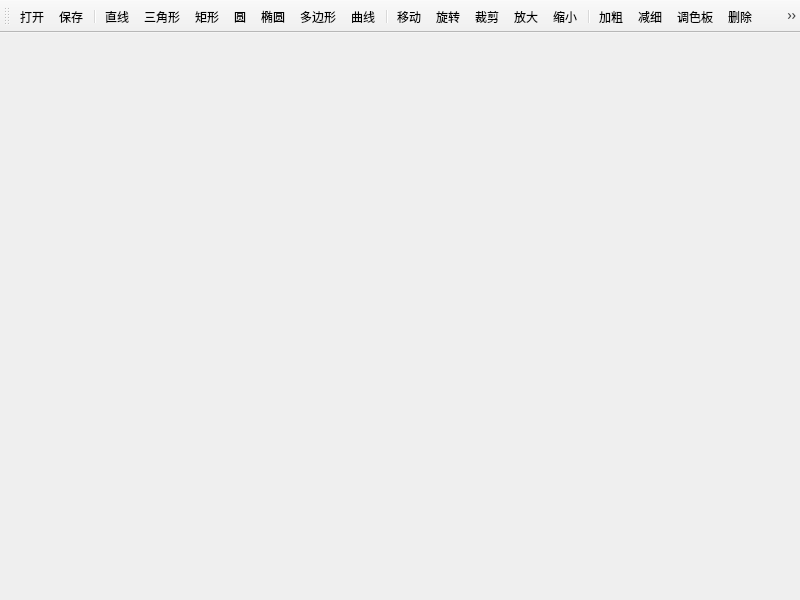
<?xml version="1.0" encoding="UTF-8"?>
<ui version="4.0">
 <class>MainWindow</class>
 <widget class="QMainWindow" name="MainWindow">
  <property name="geometry">
   <rect>
    <x>0</x>
    <y>0</y>
    <width>800</width>
    <height>600</height>
   </rect>
  </property>
  <property name="windowTitle">
   <string>Paint</string>
  </property>
  <property name="windowIcon">
   <iconset resource="mainwindow.qrc">
    <normaloff>:/new/prefix1/res/Palette.png</normaloff>:/new/prefix1/res/Palette.png</iconset>
  </property>
  <property name="styleSheet">
   <string notr="true"/>
  </property>
  <widget class="QWidget" name="centralWidget">
   <property name="styleSheet">
    <string notr="true"/>
   </property>
   <widget class="QLabel" name="label">
    <property name="geometry">
     <rect>
      <x>11</x>
      <y>11</y>
      <width>778</width>
      <height>487</height>
     </rect>
    </property>
    <property name="text">
     <string/>
    </property>
   </widget>
  </widget>
  <widget class="QMenuBar" name="menuBar">
   <property name="geometry">
    <rect>
     <x>0</x>
     <y>0</y>
     <width>800</width>
     <height>21</height>
    </rect>
   </property>
   <property name="styleSheet">
    <string notr="true"/>
   </property>
  </widget>
  <widget class="QToolBar" name="mainToolBar">
   <property name="styleSheet">
    <string notr="true"/>
   </property>
   <attribute name="toolBarArea">
    <enum>TopToolBarArea</enum>
   </attribute>
   <attribute name="toolBarBreak">
    <bool>false</bool>
   </attribute>
   <addaction name="action_open"/>
   <addaction name="action_save"/>
   <addaction name="separator"/>
   <addaction name="action_line"/>
   <addaction name="action_triangle"/>
   <addaction name="action_rectangle"/>
   <addaction name="action_circle"/>
   <addaction name="action_ellipse"/>
   <addaction name="action_polygon"/>
   <addaction name="action_curve"/>
   <addaction name="separator"/>
   <addaction name="action_translate"/>
   <addaction name="action_rotate"/>
   <addaction name="action_clip"/>
   <addaction name="action_zoomin"/>
   <addaction name="action_zoomout"/>
   <addaction name="separator"/>
   <addaction name="action_addpoint"/>
   <addaction name="action_deletepoint"/>
   <addaction name="action_palette"/>
   <addaction name="action_trash"/>
   <addaction name="action_help"/>
  </widget>
  <action name="action_line">
   <property name="enabled">
    <bool>true</bool>
   </property>
   <property name="icon">
    <iconset resource="mainwindow.qrc">
     <normaloff>:/new/prefix1/res/Line.png</normaloff>:/new/prefix1/res/Line.png</iconset>
   </property>
   <property name="text">
    <string>直线</string>
   </property>
  </action>
  <action name="action_triangle">
   <property name="icon">
    <iconset resource="mainwindow.qrc">
     <normaloff>:/new/prefix1/res/Triangle.png</normaloff>:/new/prefix1/res/Triangle.png</iconset>
   </property>
   <property name="text">
    <string>三角形</string>
   </property>
  </action>
  <action name="action_rectangle">
   <property name="icon">
    <iconset resource="mainwindow.qrc">
     <normaloff>:/new/prefix1/res/Rectangle.png</normaloff>:/new/prefix1/res/Rectangle.png</iconset>
   </property>
   <property name="text">
    <string>矩形</string>
   </property>
  </action>
  <action name="action_circle">
   <property name="icon">
    <iconset resource="mainwindow.qrc">
     <normaloff>:/new/prefix1/res/Circle.png</normaloff>:/new/prefix1/res/Circle.png</iconset>
   </property>
   <property name="text">
    <string>圆</string>
   </property>
  </action>
  <action name="action_ellipse">
   <property name="icon">
    <iconset resource="mainwindow.qrc">
     <normaloff>:/new/prefix1/res/Ellipse.png</normaloff>:/new/prefix1/res/Ellipse.png</iconset>
   </property>
   <property name="text">
    <string>椭圆</string>
   </property>
  </action>
  <action name="action_polygon">
   <property name="icon">
    <iconset resource="mainwindow.qrc">
     <normaloff>:/new/prefix1/res/Octagon.png</normaloff>:/new/prefix1/res/Octagon.png</iconset>
   </property>
   <property name="text">
    <string>多边形</string>
   </property>
  </action>
  <action name="action_palette">
   <property name="icon">
    <iconset resource="mainwindow.qrc">
     <normaloff>:/new/prefix1/res/Palette.png</normaloff>:/new/prefix1/res/Palette.png</iconset>
   </property>
   <property name="text">
    <string>调色板</string>
   </property>
  </action>
  <action name="action_translate">
   <property name="icon">
    <iconset resource="mainwindow.qrc">
     <normaloff>:/new/prefix1/res/Translate.png</normaloff>:/new/prefix1/res/Translate.png</iconset>
   </property>
   <property name="text">
    <string>移动</string>
   </property>
  </action>
  <action name="action_trash">
   <property name="icon">
    <iconset resource="mainwindow.qrc">
     <normaloff>:/new/prefix1/res/Trash.png</normaloff>:/new/prefix1/res/Trash.png</iconset>
   </property>
   <property name="text">
    <string>删除</string>
   </property>
  </action>
  <action name="action_rotate">
   <property name="icon">
    <iconset resource="mainwindow.qrc">
     <normaloff>:/new/prefix1/res/Rotate.png</normaloff>:/new/prefix1/res/Rotate.png</iconset>
   </property>
   <property name="text">
    <string>旋转</string>
   </property>
  </action>
  <action name="action_zoomin">
   <property name="icon">
    <iconset resource="mainwindow.qrc">
     <normaloff>:/new/prefix1/res/ZoomIn.png</normaloff>:/new/prefix1/res/ZoomIn.png</iconset>
   </property>
   <property name="text">
    <string>放大</string>
   </property>
  </action>
  <action name="action_zoomout">
   <property name="icon">
    <iconset resource="mainwindow.qrc">
     <normaloff>:/new/prefix1/res/ZoomOut.png</normaloff>:/new/prefix1/res/ZoomOut.png</iconset>
   </property>
   <property name="text">
    <string>缩小</string>
   </property>
  </action>
  <action name="action_save">
   <property name="icon">
    <iconset resource="mainwindow.qrc">
     <normaloff>:/new/prefix1/res/Save_file.png</normaloff>:/new/prefix1/res/Save_file.png</iconset>
   </property>
   <property name="text">
    <string>保存</string>
   </property>
  </action>
  <action name="action_open">
   <property name="icon">
    <iconset resource="mainwindow.qrc">
     <normaloff>:/new/prefix1/res/Open_file.png</normaloff>:/new/prefix1/res/Open_file.png</iconset>
   </property>
   <property name="text">
    <string>打开</string>
   </property>
  </action>
  <action name="action_clip">
   <property name="icon">
    <iconset resource="mainwindow.qrc">
     <normaloff>:/new/prefix1/res/Clip.png</normaloff>:/new/prefix1/res/Clip.png</iconset>
   </property>
   <property name="text">
    <string>裁剪</string>
   </property>
  </action>
  <action name="action_curve">
   <property name="icon">
    <iconset resource="mainwindow.qrc">
     <normaloff>:/new/prefix1/res/Curve.png</normaloff>:/new/prefix1/res/Curve.png</iconset>
   </property>
   <property name="text">
    <string>曲线</string>
   </property>
  </action>
  <action name="action_addpoint">
   <property name="icon">
    <iconset resource="mainwindow.qrc">
     <normaloff>:/new/prefix1/res/AddPoint.png</normaloff>:/new/prefix1/res/AddPoint.png</iconset>
   </property>
   <property name="text">
    <string>加粗</string>
   </property>
  </action>
  <action name="action_deletepoint">
   <property name="icon">
    <iconset resource="mainwindow.qrc">
     <normaloff>:/new/prefix1/res/DeletePoint.png</normaloff>:/new/prefix1/res/DeletePoint.png</iconset>
   </property>
   <property name="text">
    <string>减细</string>
   </property>
  </action>
  <action name="action_help">
   <property name="icon">
    <iconset resource="mainwindow.qrc">
     <normaloff>:/new/prefix1/res/Help.png</normaloff>:/new/prefix1/res/Help.png</iconset>
   </property>
   <property name="text">
    <string>帮助</string>
   </property>
  </action>
 </widget>
 <layoutdefault spacing="6" margin="11"/>
 <resources>
  <include location="mainwindow.qrc"/>
 </resources>
 <connections/>
</ui>
